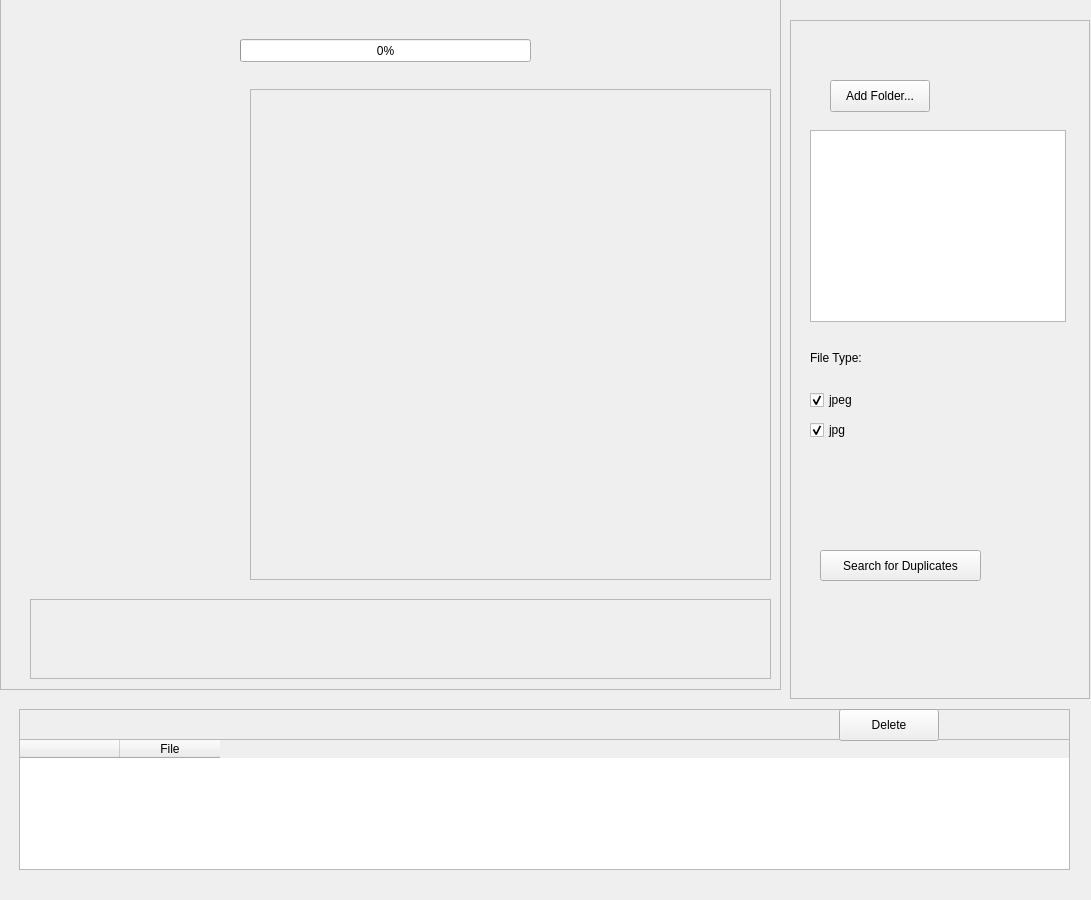
<?xml version="1.0" encoding="UTF-8"?>
<ui version="4.0">
 <class>MainWindow</class>
 <widget class="QMainWindow" name="MainWindow">
  <property name="geometry">
   <rect>
    <x>0</x>
    <y>0</y>
    <width>1091</width>
    <height>900</height>
   </rect>
  </property>
  <property name="minimumSize">
   <size>
    <width>900</width>
    <height>900</height>
   </size>
  </property>
  <property name="windowTitle">
   <string>MainWindow</string>
  </property>
  <property name="styleSheet">
   <string notr="true"/>
  </property>
  <widget class="QWidget" name="centralwidget">
   <widget class="QWidget" name="gridLayoutWidget">
    <property name="geometry">
     <rect>
      <x>0</x>
      <y>-1</y>
      <width>781</width>
      <height>691</height>
     </rect>
    </property>
    <layout class="QGridLayout" name="gridLayout">
     <item row="0" column="0" rowspan="2">
      <widget class="QFrame" name="frame_2">
       <property name="frameShape">
        <enum>QFrame::StyledPanel</enum>
       </property>
       <property name="frameShadow">
        <enum>QFrame::Raised</enum>
       </property>
       <widget class="QProgressBar" name="searchProgress">
        <property name="geometry">
         <rect>
          <x>240</x>
          <y>40</y>
          <width>291</width>
          <height>23</height>
         </rect>
        </property>
        <property name="value">
         <number>0</number>
        </property>
       </widget>
       <widget class="QScrollArea" name="scrollArea">
        <property name="geometry">
         <rect>
          <x>30</x>
          <y>600</y>
          <width>741</width>
          <height>80</height>
         </rect>
        </property>
        <property name="verticalScrollBarPolicy">
         <enum>Qt::ScrollBarAlwaysOff</enum>
        </property>
        <property name="horizontalScrollBarPolicy">
         <enum>Qt::ScrollBarAsNeeded</enum>
        </property>
        <property name="sizeAdjustPolicy">
         <enum>QAbstractScrollArea::AdjustIgnored</enum>
        </property>
        <property name="widgetResizable">
         <bool>false</bool>
        </property>
        <widget class="QWidget" name="scrollAreaWidgetContents">
         <property name="geometry">
          <rect>
           <x>0</x>
           <y>0</y>
           <width>539</width>
           <height>62</height>
          </rect>
         </property>
        </widget>
       </widget>
       <widget class="QFrame" name="displayGridFrame">
        <property name="geometry">
         <rect>
          <x>250</x>
          <y>90</y>
          <width>521</width>
          <height>491</height>
         </rect>
        </property>
        <property name="frameShape">
         <enum>QFrame::StyledPanel</enum>
        </property>
        <property name="frameShadow">
         <enum>QFrame::Raised</enum>
        </property>
        <widget class="QWidget" name="gridLayoutWidget_2">
         <property name="geometry">
          <rect>
           <x>9</x>
           <y>9</y>
           <width>521</width>
           <height>481</height>
          </rect>
         </property>
         <layout class="QGridLayout" name="displayLayout">
          <property name="rightMargin">
           <number>12</number>
          </property>
         </layout>
        </widget>
       </widget>
      </widget>
     </item>
    </layout>
   </widget>
   <widget class="QFrame" name="frame">
    <property name="geometry">
     <rect>
      <x>790</x>
      <y>20</y>
      <width>300</width>
      <height>679</height>
     </rect>
    </property>
    <property name="sizePolicy">
     <sizepolicy hsizetype="Expanding" vsizetype="Expanding">
      <horstretch>0</horstretch>
      <verstretch>0</verstretch>
     </sizepolicy>
    </property>
    <property name="minimumSize">
     <size>
      <width>200</width>
      <height>600</height>
     </size>
    </property>
    <property name="maximumSize">
     <size>
      <width>300</width>
      <height>16777215</height>
     </size>
    </property>
    <property name="frameShape">
     <enum>QFrame::StyledPanel</enum>
    </property>
    <property name="frameShadow">
     <enum>QFrame::Raised</enum>
    </property>
    <widget class="QPushButton" name="folderButton">
     <property name="geometry">
      <rect>
       <x>40</x>
       <y>60</y>
       <width>100</width>
       <height>32</height>
      </rect>
     </property>
     <property name="text">
      <string>Add Folder...</string>
     </property>
    </widget>
    <widget class="QCheckBox" name="jpeg">
     <property name="geometry">
      <rect>
       <x>20</x>
       <y>370</y>
       <width>85</width>
       <height>20</height>
      </rect>
     </property>
     <property name="text">
      <string>jpeg</string>
     </property>
     <property name="checked">
      <bool>true</bool>
     </property>
    </widget>
    <widget class="QCheckBox" name="jpg">
     <property name="geometry">
      <rect>
       <x>20</x>
       <y>400</y>
       <width>85</width>
       <height>20</height>
      </rect>
     </property>
     <property name="text">
      <string>jpg</string>
     </property>
     <property name="checked">
      <bool>true</bool>
     </property>
    </widget>
    <widget class="QLabel" name="label">
     <property name="geometry">
      <rect>
       <x>20</x>
       <y>330</y>
       <width>58</width>
       <height>16</height>
      </rect>
     </property>
     <property name="text">
      <string>File Type:</string>
     </property>
    </widget>
    <widget class="QPushButton" name="searchButton">
     <property name="geometry">
      <rect>
       <x>30</x>
       <y>530</y>
       <width>161</width>
       <height>31</height>
      </rect>
     </property>
     <property name="text">
      <string>Search for Duplicates</string>
     </property>
    </widget>
    <widget class="QListWidget" name="folderList">
     <property name="geometry">
      <rect>
       <x>20</x>
       <y>110</y>
       <width>256</width>
       <height>192</height>
      </rect>
     </property>
     <property name="alternatingRowColors">
      <bool>true</bool>
     </property>
     <property name="selectionMode">
      <enum>QAbstractItemView::MultiSelection</enum>
     </property>
     <property name="movement">
      <enum>QListView::Free</enum>
     </property>
     <property name="wordWrap">
      <bool>true</bool>
     </property>
     <property name="sortingEnabled">
      <bool>true</bool>
     </property>
    </widget>
   </widget>
   <widget class="QFrame" name="resultsFrame">
    <property name="geometry">
     <rect>
      <x>19</x>
      <y>709</y>
      <width>1051</width>
      <height>161</height>
     </rect>
    </property>
    <property name="frameShape">
     <enum>QFrame::StyledPanel</enum>
    </property>
    <property name="frameShadow">
     <enum>QFrame::Raised</enum>
    </property>
    <widget class="QTableWidget" name="resultsTable">
     <property name="geometry">
      <rect>
       <x>0</x>
       <y>30</y>
       <width>1051</width>
       <height>131</height>
      </rect>
     </property>
     <property name="alternatingRowColors">
      <bool>true</bool>
     </property>
     <property name="textElideMode">
      <enum>Qt::ElideNone</enum>
     </property>
     <property name="columnCount">
      <number>2</number>
     </property>
     <column>
      <property name="text">
       <string/>
      </property>
     </column>
     <column>
      <property name="text">
       <string>File</string>
      </property>
     </column>
    </widget>
    <widget class="QPushButton" name="deleteButton">
     <property name="geometry">
      <rect>
       <x>820</x>
       <y>0</y>
       <width>100</width>
       <height>32</height>
      </rect>
     </property>
     <property name="text">
      <string>Delete</string>
     </property>
    </widget>
   </widget>
  </widget>
  <widget class="QMenuBar" name="menubar">
   <property name="geometry">
    <rect>
     <x>0</x>
     <y>0</y>
     <width>1091</width>
     <height>24</height>
    </rect>
   </property>
  </widget>
 </widget>
 <resources/>
 <connections/>
</ui>
